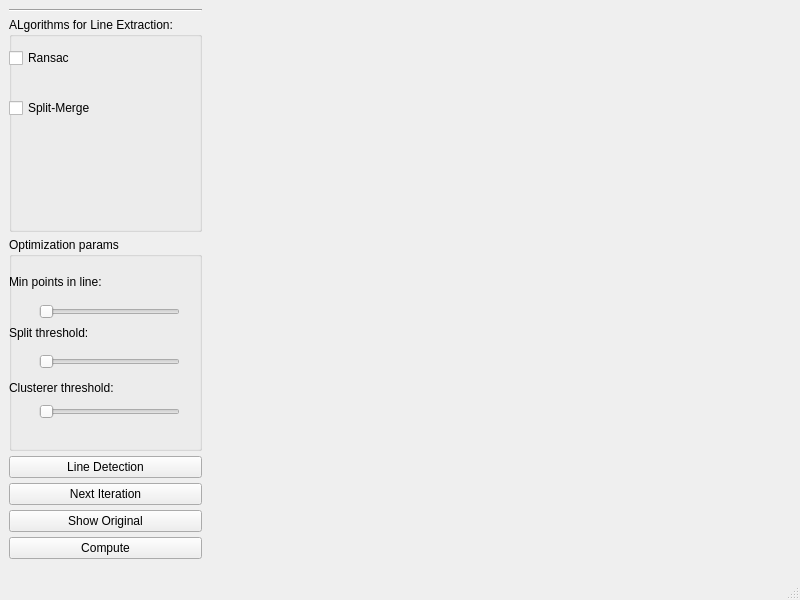
<?xml version="1.0" encoding="UTF-8"?>
<ui version="4.0">
 <class>MainWindow</class>
 <widget class="QMainWindow" name="MainWindow">
  <property name="geometry">
   <rect>
    <x>0</x>
    <y>0</y>
    <width>800</width>
    <height>600</height>
   </rect>
  </property>
  <property name="windowTitle">
   <string>Line Extraction</string>
  </property>
  <widget class="QWidget" name="centralwidget">
   <property name="sizePolicy">
    <sizepolicy hsizetype="Expanding" vsizetype="Expanding">
     <horstretch>0</horstretch>
     <verstretch>0</verstretch>
    </sizepolicy>
   </property>
   <layout class="QHBoxLayout" name="horizontalLayout">
    <item>
     <layout class="QVBoxLayout" name="verticalLayout">
      <property name="spacing">
       <number>5</number>
      </property>
      <property name="bottomMargin">
       <number>10</number>
      </property>
      <item>
       <widget class="Line" name="line">
        <property name="orientation">
         <enum>Qt::Horizontal</enum>
        </property>
       </widget>
      </item>
      <item>
       <widget class="QGroupBox" name="groupBox">
        <property name="title">
         <string>ALgorithms for Line Extraction:</string>
        </property>
        <widget class="QCheckBox" name="checkBox">
         <property name="geometry">
          <rect>
           <x>0</x>
           <y>30</y>
           <width>91</width>
           <height>22</height>
          </rect>
         </property>
         <property name="sizePolicy">
          <sizepolicy hsizetype="Maximum" vsizetype="Maximum">
           <horstretch>0</horstretch>
           <verstretch>0</verstretch>
          </sizepolicy>
         </property>
         <property name="text">
          <string>Ransac</string>
         </property>
         <attribute name="buttonGroup">
          <string notr="true">buttonGroup</string>
         </attribute>
        </widget>
        <widget class="QCheckBox" name="checkBox_2">
         <property name="geometry">
          <rect>
           <x>0</x>
           <y>80</y>
           <width>111</width>
           <height>22</height>
          </rect>
         </property>
         <property name="sizePolicy">
          <sizepolicy hsizetype="Maximum" vsizetype="Maximum">
           <horstretch>0</horstretch>
           <verstretch>0</verstretch>
          </sizepolicy>
         </property>
         <property name="minimumSize">
          <size>
           <width>0</width>
           <height>0</height>
          </size>
         </property>
         <property name="baseSize">
          <size>
           <width>0</width>
           <height>0</height>
          </size>
         </property>
         <property name="text">
          <string>Split-Merge</string>
         </property>
         <attribute name="buttonGroup">
          <string notr="true">buttonGroup</string>
         </attribute>
        </widget>
       </widget>
      </item>
      <item>
       <widget class="QGroupBox" name="groupBox_2">
        <property name="title">
         <string>Optimization params</string>
        </property>
        <widget class="QLabel" name="label">
         <property name="geometry">
          <rect>
           <x>0</x>
           <y>29</y>
           <width>161</width>
           <height>31</height>
          </rect>
         </property>
         <property name="font">
          <font>
           <italic>false</italic>
          </font>
         </property>
         <property name="text">
          <string>Min points in line:</string>
         </property>
        </widget>
        <widget class="QSlider" name="horizontalSlider">
         <property name="geometry">
          <rect>
           <x>30</x>
           <y>60</y>
           <width>141</width>
           <height>29</height>
          </rect>
         </property>
         <property name="orientation">
          <enum>Qt::Horizontal</enum>
         </property>
        </widget>
        <widget class="QLabel" name="label_2">
         <property name="geometry">
          <rect>
           <x>0</x>
           <y>80</y>
           <width>161</width>
           <height>31</height>
          </rect>
         </property>
         <property name="font">
          <font>
           <italic>false</italic>
          </font>
         </property>
         <property name="text">
          <string>Split threshold:</string>
         </property>
        </widget>
        <widget class="QSlider" name="horizontalSlider_2">
         <property name="geometry">
          <rect>
           <x>30</x>
           <y>110</y>
           <width>141</width>
           <height>29</height>
          </rect>
         </property>
         <property name="orientation">
          <enum>Qt::Horizontal</enum>
         </property>
        </widget>
        <widget class="QLabel" name="label_3">
         <property name="geometry">
          <rect>
           <x>0</x>
           <y>130</y>
           <width>161</width>
           <height>41</height>
          </rect>
         </property>
         <property name="font">
          <font>
           <italic>false</italic>
          </font>
         </property>
         <property name="text">
          <string>Clusterer threshold:</string>
         </property>
        </widget>
        <widget class="QSlider" name="horizontalSlider_3">
         <property name="geometry">
          <rect>
           <x>30</x>
           <y>160</y>
           <width>141</width>
           <height>29</height>
          </rect>
         </property>
         <property name="orientation">
          <enum>Qt::Horizontal</enum>
         </property>
        </widget>
       </widget>
      </item>
      <item>
       <widget class="QPushButton" name="pushButton">
        <property name="text">
         <string>Line Detection</string>
        </property>
       </widget>
      </item>
      <item>
       <widget class="QPushButton" name="pushButton_3">
        <property name="text">
         <string>Next Iteration</string>
        </property>
       </widget>
      </item>
      <item>
       <widget class="QPushButton" name="pushButton_2">
        <property name="text">
         <string>Show Original</string>
        </property>
        <property name="autoRepeatDelay">
         <number>300</number>
        </property>
        <property name="autoRepeatInterval">
         <number>106</number>
        </property>
       </widget>
      </item>
      <item>
       <widget class="QPushButton" name="pushButton_4">
        <property name="text">
         <string>Compute</string>
        </property>
       </widget>
      </item>
     </layout>
    </item>
    <item>
     <layout class="QVBoxLayout" name="verticalLayout_2">
      <property name="spacing">
       <number>5</number>
      </property>
      <property name="leftMargin">
       <number>5</number>
      </property>
      <property name="rightMargin">
       <number>5</number>
      </property>
      <property name="bottomMargin">
       <number>5</number>
      </property>
      <item>
       <spacer name="horizontalSpacer">
        <property name="orientation">
         <enum>Qt::Horizontal</enum>
        </property>
        <property name="sizeHint" stdset="0">
         <size>
          <width>2500</width>
          <height>0</height>
         </size>
        </property>
       </spacer>
      </item>
      <item>
       <widget class="QGLViewer" name="viewer">
        <property name="sizePolicy">
         <sizepolicy hsizetype="Expanding" vsizetype="Expanding">
          <horstretch>0</horstretch>
          <verstretch>0</verstretch>
         </sizepolicy>
        </property>
       </widget>
      </item>
     </layout>
    </item>
   </layout>
  </widget>
  <widget class="QMenuBar" name="menubar">
   <property name="geometry">
    <rect>
     <x>0</x>
     <y>0</y>
     <width>800</width>
     <height>25</height>
    </rect>
   </property>
  </widget>
  <widget class="QStatusBar" name="statusbar"/>
 </widget>
 <customwidgets>
  <customwidget>
   <class>QGLViewer</class>
   <extends>QWidget</extends>
   <header>QGLViewer/qglviewer.h</header>
  </customwidget>
 </customwidgets>
 <resources/>
 <connections/>
 <buttongroups>
  <buttongroup name="buttonGroup"/>
 </buttongroups>
</ui>
